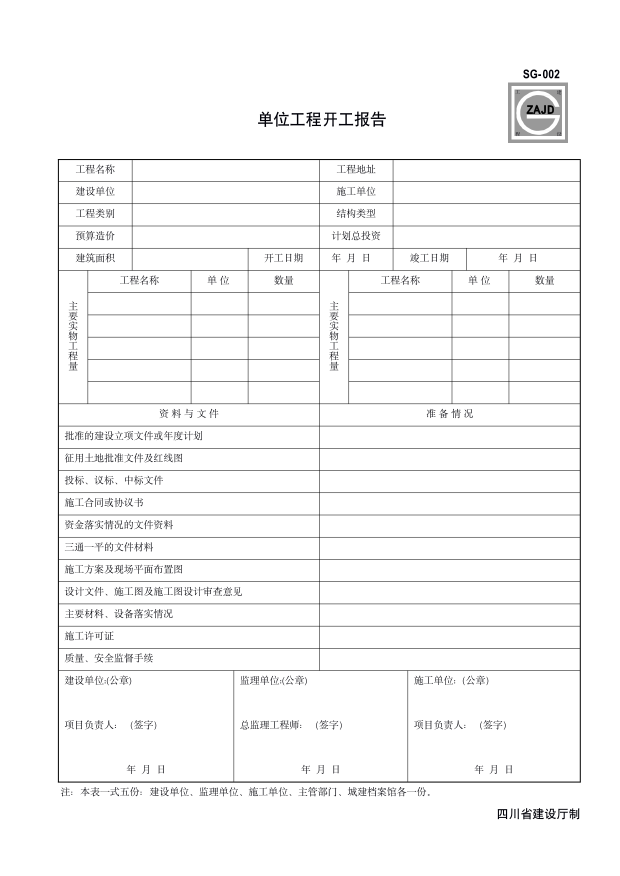
#> input picture images/004.png, 2479 x 3504 px (shown at 1/4 size)
$ python opencv-detect.py
#> lines starting #> are read from the running program, lines starting #| are printed output that depends on the picture; after the words box and inside, x2 and y2 are one past the last pixel; in counts of white or black regions, pixels touching at a corner belong together
from paddleocr import PaddleOCR
import cv2

img = cv2.imread('images/004.png')
#> img is the input picture: shape (3504, 2479, 3); mean B, G, R 247.5, 247.5, 247.5
imgGry = cv2.cvtColor(img, cv2.COLOR_BGR2GRAY)
height, width, channels = img.shape
#> height = 3504; width = 2479; channels = 3

ratio=800/width
#> ratio = 0.323


ret , thrash = cv2.threshold(imgGry, 240 , 255, cv2.CHAIN_APPROX_NONE)
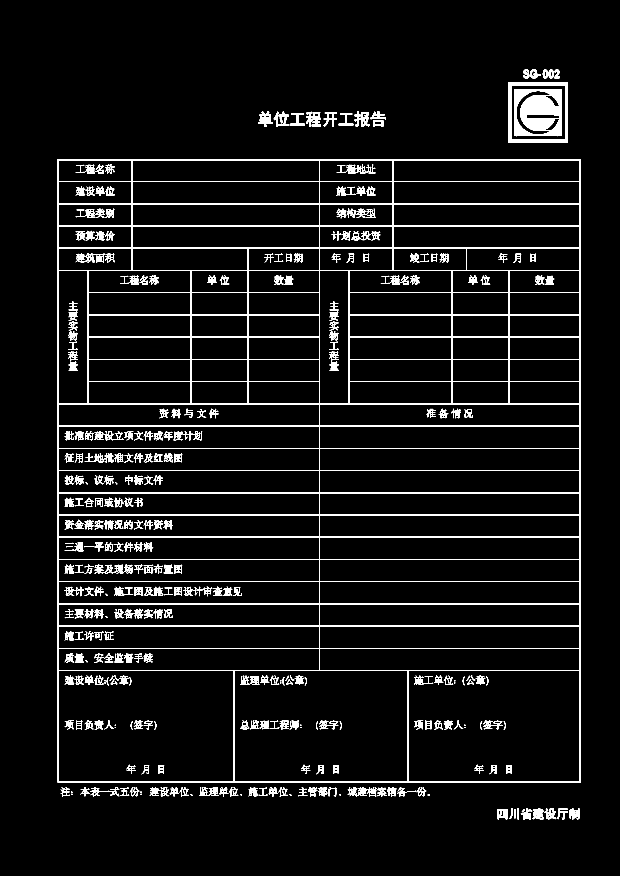
#> thrash: shape (3504, 2479) (shown at 1/4 size); 4.4% white; 602 white regions (14 under 20 px)
contours, hierarchy = cv2.findContours(thrash, cv2.RETR_TREE, cv2.CHAIN_APPROX_NONE)
#> contours = 1278 contours, 160 with area under 20; largest, box (x1, y1, x2, y2) and area: (231, 636, 2324, 3131) 5217448, (235, 2683, 935, 3127) 309655, (936, 2683, 1631, 3127) 307440, (1632, 2683, 2320, 3127) 304339, (1278, 2594, 2320, 2682) 90565


# sorted_ctrs = sorted(ctrs, key=lambda ctr: cv2.boundingRect(ctr)[0] + cv2.boundingRect(ctr)[1] * image.shape[1] )


sortedContours = sorted(contours, key=lambda ctr: cv2.boundingRect(ctr)[0] + cv2.boundingRect(ctr)[1] * img.shape[1] )
#> sortedContours = 1278 contours, 160 with area under 20; largest, box (x1, y1, x2, y2) and area: (231, 636, 2324, 3131) 5217448, (235, 2683, 935, 3127) 309655, (936, 2683, 1631, 3127) 307440, (1632, 2683, 2320, 3127) 304339, (235, 1616, 1277, 1704) 90565


counter=0
#> (the run stopped early here; a loop or call above may not have finished)

$ run again, with images/002.png copied over images/004.png
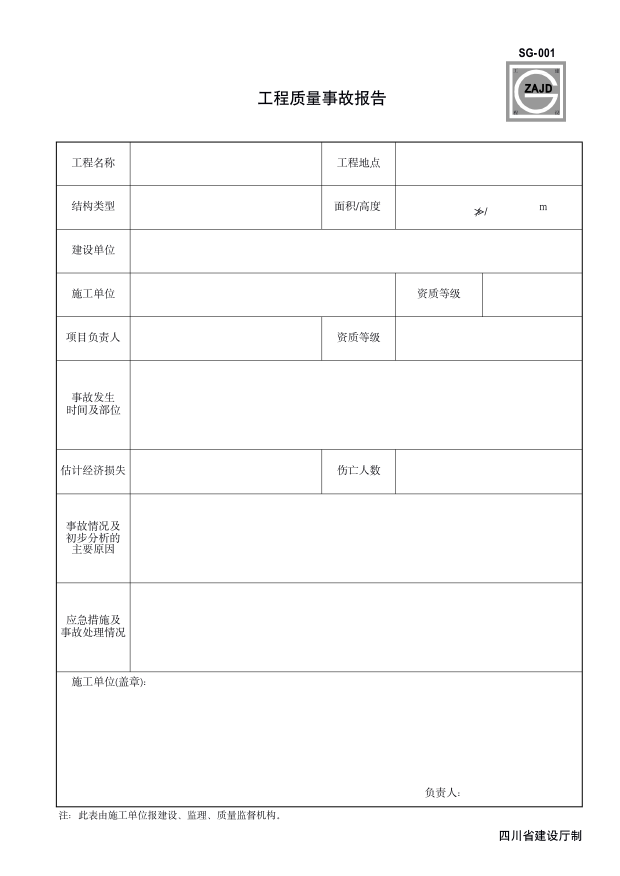
#> input picture images/002.png, 2479 x 3504 px (shown at 1/4 size)
#> img is the input picture: shape (3504, 2479, 3); mean B, G, R 250.4, 250.4, 250.4
#> `ret , thrash = cv2.threshold(imgGry, 240 , 255, cv2.CHAIN_APPROX_NONE)`:
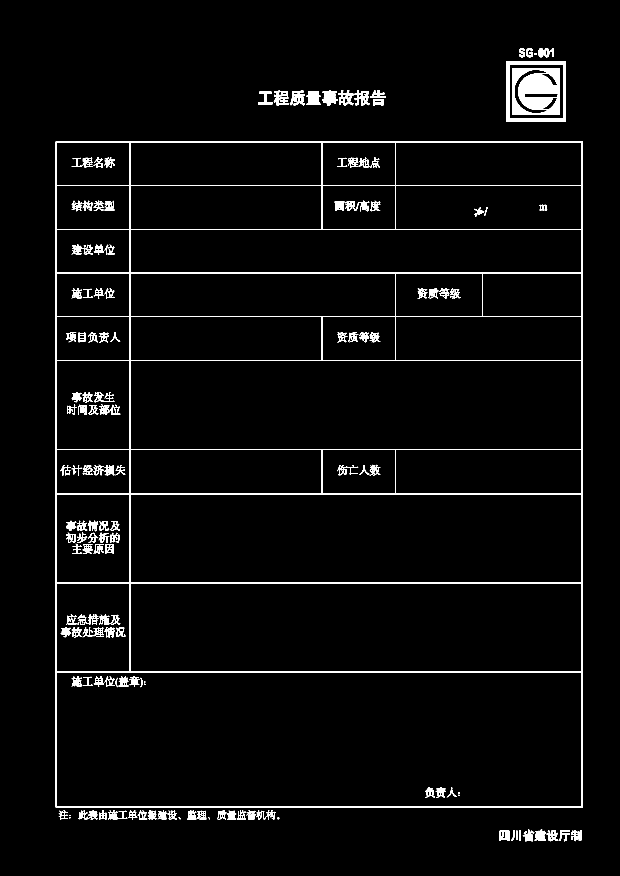
#> thrash: shape (3504, 2479) (shown at 1/4 size); 2.6% white; 259 white regions (2 under 20 px)
#> contours = 524 contours, 40 with area under 20; largest, box (x1, y1, x2, y2) and area: (223, 566, 2332, 3230) 5613604, (227, 2688, 2328, 3226) 1127698, (521, 2332, 2328, 2687) 639322, (521, 1976, 2328, 2331) 639322, (521, 1442, 2328, 1797) 639322
#> sortedContours = 524 contours, 40 with area under 20; largest, box (x1, y1, x2, y2) and area: (223, 566, 2332, 3230) 5613604, (227, 2688, 2328, 3226) 1127698, (521, 1442, 2328, 1797) 639322, (521, 1976, 2328, 2331) 639322, (521, 2332, 2328, 2687) 639322

$ run again, with images/003.png copied over images/004.png
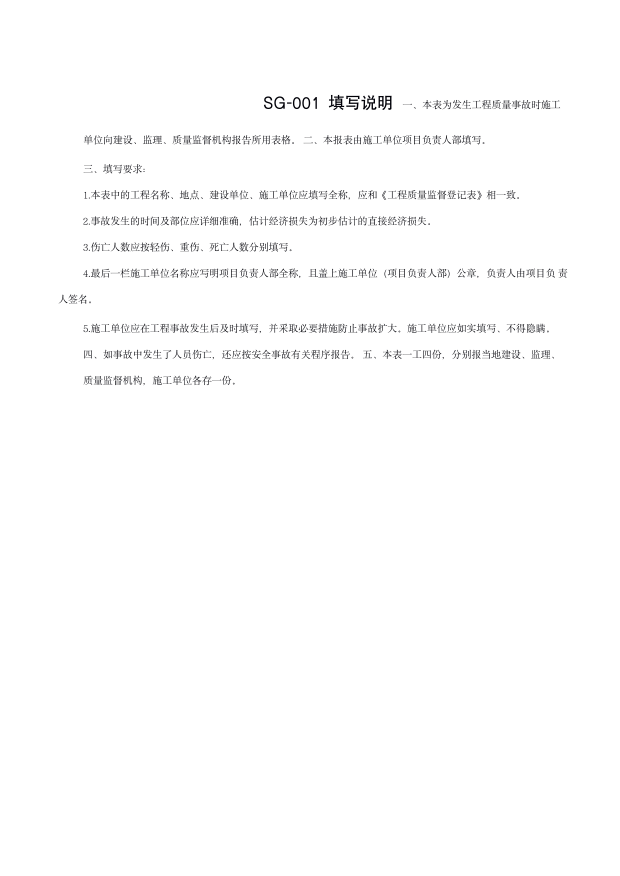
#> input picture images/003.png, 2479 x 3504 px (shown at 1/4 size)
#> img is the input picture: shape (3504, 2479, 3); mean B, G, R 252.4, 252.4, 252.4
#> `ret , thrash = cv2.threshold(imgGry, 240 , 255, cv2.CHAIN_APPROX_NONE)`:
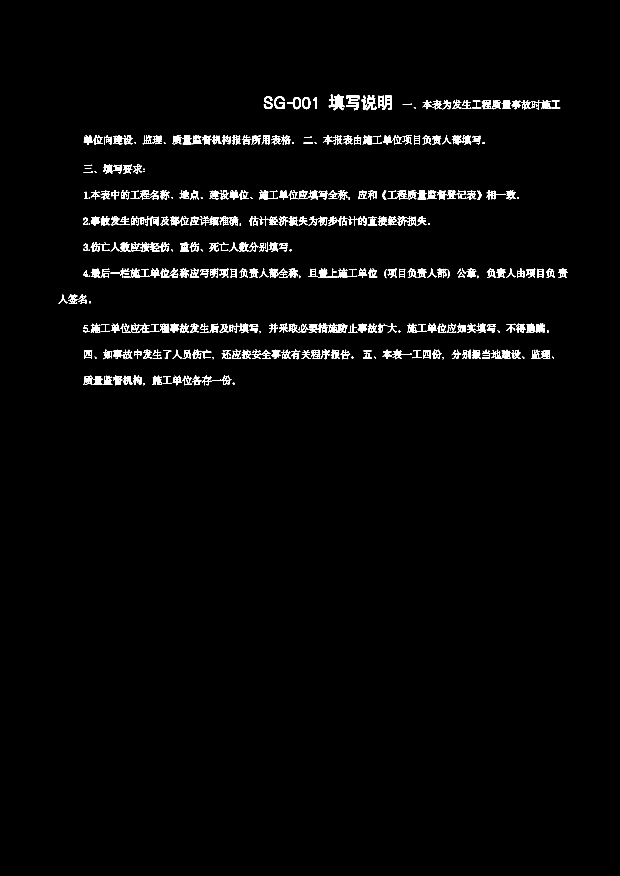
#> thrash: shape (3504, 2479) (shown at 1/4 size); 1.6% white; 568 white regions (7 under 20 px)
#> contours = 1124 contours, 104 with area under 20; largest, box (x1, y1, x2, y2) and area: (1315, 379, 1377, 441) 1744, (1171, 388, 1203, 437) 1214, (1209, 388, 1241, 437) 1214, (1528, 383, 1567, 440) 1131, (1462, 380, 1507, 441) 1106
#> sortedContours has the same summary as contours
